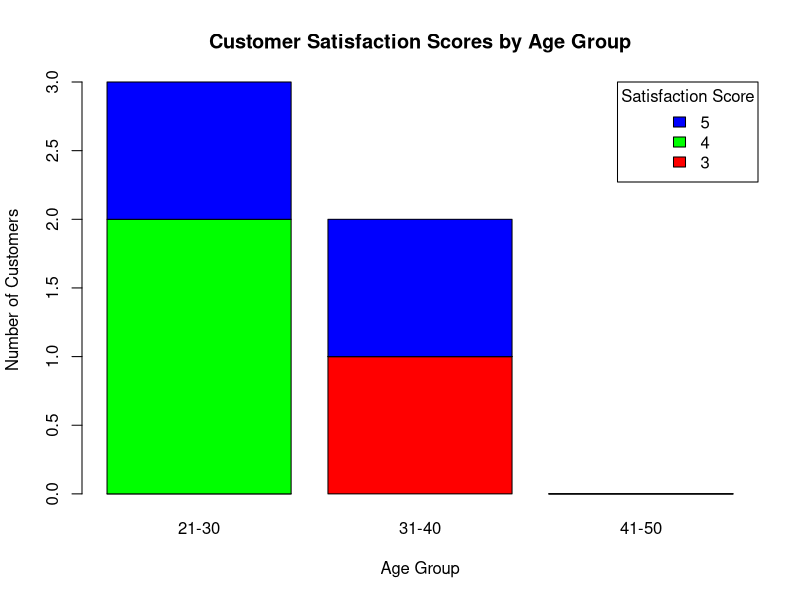

Reproduce this figure in R.
# Set 2 - Q3: Stacked bar chart - satisfaction by age group
customer_id <- 1:5
age <- c(25, 30, 35, 28, 40)
satisfaction <- c(4, 5, 3, 4, 5)

# Group ages into ranges
age_group <- cut(age, breaks = c(20, 30, 40, 50),
                  labels = c("21-30", "31-40", "41-50"))

# Build a table: rows = satisfaction score, columns = age group
tab <- table(satisfaction, age_group)

barplot(tab,
        main = "Customer Satisfaction Scores by Age Group",
        xlab = "Age Group", ylab = "Number of Customers",
        col = rainbow(nrow(tab)),
        legend.text = rownames(tab),
        args.legend = list(title = "Satisfaction Score", x = "topright"))
